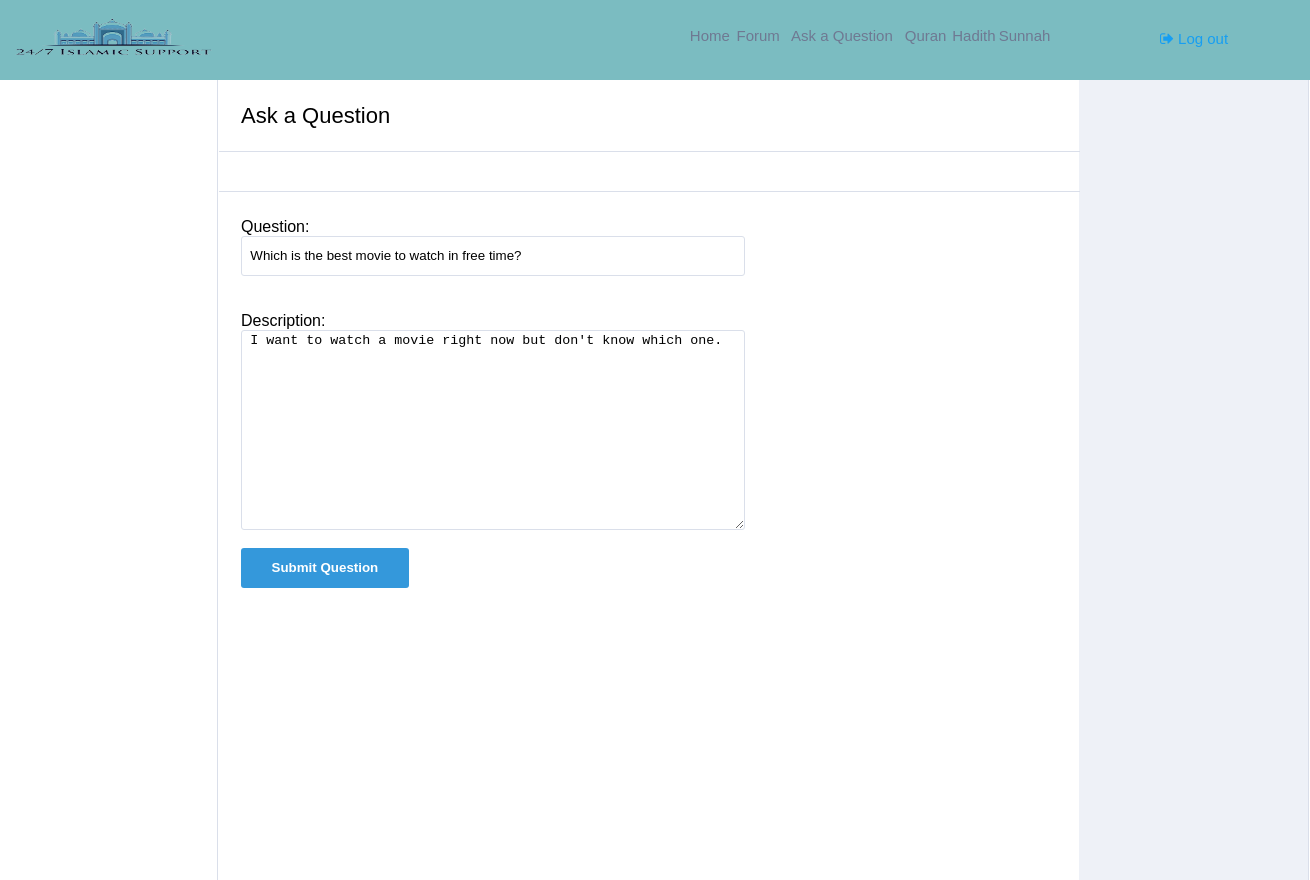
Page /update/1/ (signed in) on the committed database.
### Main/models.py (models this page shows, shortened)
class Question(models.Model):
	user=models.ForeignKey(Profile,on_delete=models.CASCADE)
	question=models.TextField()
	description=models.TextField(null=True, blank=True)
	views=models.IntegerField(default=0)
	answers=models.IntegerField(default=0)
	answered=models.IntegerField(default=0)
	timestamp=models.DateTimeField(auto_now=False, auto_now_add=True)

### Main/views.py (the view, shortened to what this page needs)
# urls.py: url(r'^update/(?P<id>\d+)/$', views.Question_update,name='update'),
@login_required
def Question_update(request, id):
  instance=get_object_or_404(Question,id=id)
  if request.user == instance.user.user:
    top = Profile.objects.all().order_by("-points")[:min(Profile.objects.count(),5)]
    if request.user.is_authenticated:
      profile = get_object_or_404(Profile,user=request.user)
      if profile.points < 100:
        val = str(profile.points)+" / 100"
        percent = float(profile.points)/100*100
      elif profile.points < 1000:
        val = str(profile.points)+" / 1000"
        percent = float(profile.points)/1000*100
      elif profile.points < 2000:
        val = str(profile.points)+" / 2000"
        percent = float(profile.points)/2000*100
      else:
        val = str(profile.points)
        percent = 100
    else:
      profile = get_object_or_404(Profile,id=1)
      val = ""
      percent = 100
    x="/update/" + str(id) + "/"
    context={
      "value":instance.question,
      "description":instance.description,
      "action":x,
      "profile":profile,
      "val":val,
      "percent":percent,"q":Question.objects.count(),"a":Answer.objects.count(),"u":Profile.objects.count(),"top":top
    }
    return render(request,"create.html",context)
  else:
    messages.error(request, "User unauthorized.")
    return HttpResponseRedirect('/')

### templates/create.html (shortened to what this page needs)
{% load static %}
<html>
<head>
<link rel='stylesheet' href='{% static "css/create.css" %}'>
<link rel="stylesheet" href="https://cdnjs.cloudflare.com/ajax/libs/font-awesome/4.7.0/css/font-awesome.min.css">
</head>
<body>
	<div class="navbar">
		<div class="logo">
			<img src='{% static "image/Logo.png" %}' style="width: 230px; margin-top: 10px;" />
		</div>
		<div class="search">
		</div>
		<div class="navlinks">
          			<h6><a href="{% url "Home" %}">Home</a>  </h6><h6><a href="{% url "home" %}">Forum</a>  </h6> <h6 style="width: 30%;"><a href="{% url "create" %}">Ask a Question</a></h6> <h6><a href="{% url "quran" %}">Quran</a></h6> <h6><a href="{% url "hadith" %}">Hadith</a></h6> <h6><a href="{% url "sunnah" %}">Sunnah</a></h6>
		</div>
		<div class="login" style="font-size: 15px;">
			{% if request.user.is_authenticated %}
			<p><a href="{% url "logout" %}"><i class="fa fa-sign-out" aria-hidden="true"></i> Log out</a></p>
			{% else %}
			<p><a href="{% url "login" %}"><i class="fa fa-sign-in" aria-hidden="true"></i> Log in / Register</a></p>
			{%endif %}
		</div>
	</div>
		<div class="links">
		</div>
		<div class="content">
			<table style="width: 100%;border-spacing: 0px;min-height: 100%;">
				<tr>
			<td style="width:100%; float: left;">
				<div class="heading">
					<div class="tab">
						<p>Ask a Question</p>
					</div>
				</div>
			<div class="welcome">
				<div class="tab">
					<p>&nbsp</p>
				</div>
			</div>
			<div id="tab1" class="tabcontent">
				<div class="col-xs-4 login_form">
			        <form id="create_form" method="post" action="{{ action }}">
			                Question: <br/>
			                <input type="text" name="question" value="{{ value }}"" class="form-control" size="50" id="username" required/>
			            <br /><br/><br/>
			                Description: <br/>
			                <textarea name="description" id="username" style="height:200px;">{{ description }}</textarea>
			                <br /><br/>
			        <input type="submit" name="submit" value="Submit Question" id="create"/>
			        </form>
			    </div>
			</div>
		</td>
			<td class="stats" style="padding-top: 30px;vertical-align: top;">
			</td>
		</tr>
	</table>
		</div>
</body>
</html>

### static/css/create.css (style rules this page uses)
body { min-width: 1300px; margin: 0px; font-family: sans-serif; }
.navbar { width: 100%; background-color: #7bbcc1; height:80px; }
.logo { float: left; width:10%; height:100%; }
.search { float: left; height: 100%; width: 42.3%; }
.navlinks { float: left; width:30%; background-color: #7bbcc1; height:100%; }
.navlinks h6 { margin-top:27px; float: left; width:12%; text-align: center; margin-left: 0.3%; }
.navlinks h6 a { text-decoration: none; color: #6f7992; font-weight: normal; font-size:15px; }
.login { float: left; height: 100%; width: 17.7%; text-align: center; }
.login p { margin-top: 30px; }
.login a { text-decoration: none; color: #169ef2; }
.links { float: left; top:80px; height: 100%; width:16.6%; }
.content { float: left; width: 83.2%; border-right-style: solid; border-right-color: #dadfea; border-right-width: 1px; border-left-style: solid; border-left-color: #dadfea; border-left-width: 1px; height: auto; }
.heading { padding-left: 2.5%; font-size: 22px; border-bottom-style: solid; border-bottom-color: #dadfea; border-bottom-width: 1px; margin-bottom: -1px; }
.welcome { padding-left: 2.5%; font-size: 14px; border-bottom-style: solid; border-bottom-color: #dadfea; border-bottom-width: 1px; }
.stats { background-color: #eef1f7; width:21%; }
.login_form { padding-left: 2.5%; margin-top: 3%; }
#username { width:60%; height:40px; border-radius:3px; padding-left:1%; border-style: solid; border-color: #dadfea; border-width: 1px; }
#create { background-color: #3498db; border:none; border-radius:3px; width:20%; height: 40px; color:white; font-weight: bold; }
.welcome p { width: 10%; text-align: center; margin-bottom: 0px; padding-bottom: 11px; cursor: pointer; margin-top: 0px; padding-top: 13px; }

### rows in the picture
Question: question "Which is the best movie to watch in free time?", description "I want to watch a movie right now but don't know which one."
